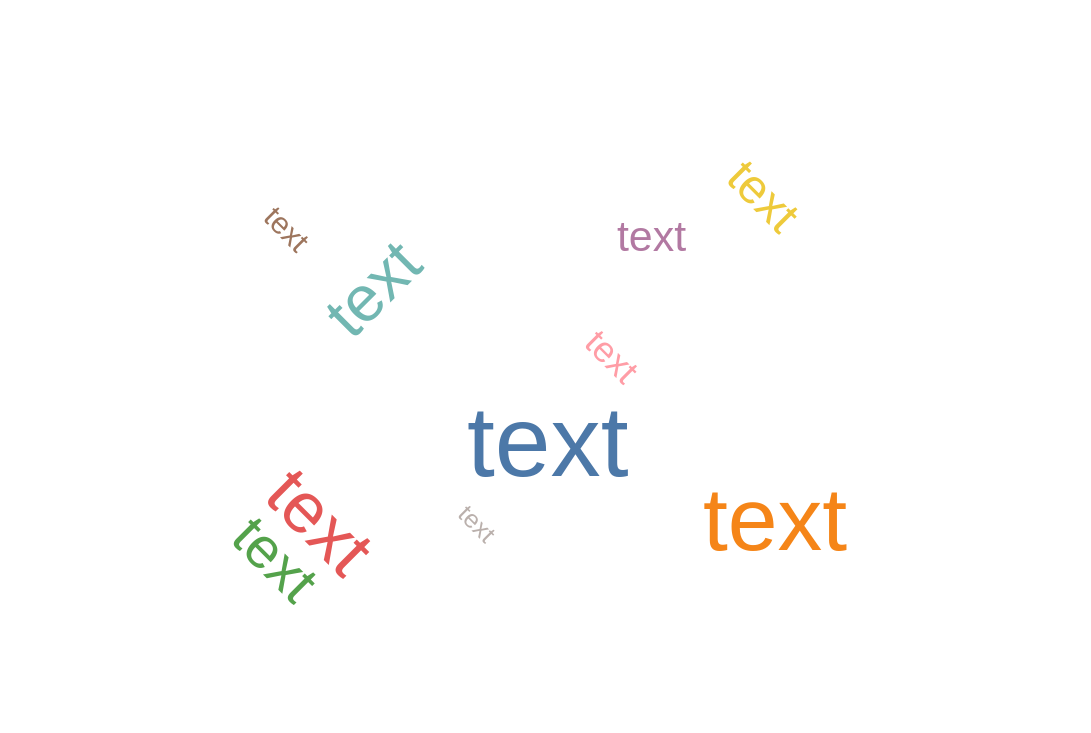

Write the Vega-Lite specification saved for this chart.
### Vega specification from a JSON file in a GitHub repository (floating-point values rounded to 4 significant figures)
{"$schema": "https://vega.github.io/schema/vega/v6.json", "description": "A word cloud with no text encoding — all words show the constant 'text' placeholder.", "background": "white", "padding": 5, "width": 600, "height": 400, "style": "view", "data": [{"name": "source_0", "values": [{"category": "A", "count": 80}, {"category": "B", "count": 72}, {"category": "C", "count": 60}, {"category": "D", "count": 55}, {"category": "E", "count": 50}, {"category": "F", "count": 45}, {"category": "G", "count": 42}, {"category": "H", "count": 38}, {"category": "I", "count": 35}, {"category": "J", "count": 32}]}], "marks": [{"name": "marks", "type": "text", "style": ["wordcloud"], "from": {"data": "source_0"}, "encode": {"update": {"fill": {"scale": "color", "field": "category"}, "ariaRoleDescription": {"value": "wordcloud"}, "description": {"signal": "\"category: \" + (isValid(datum[\"category\"]) ? isArray(datum[\"category\"]) ? join(datum[\"category\"], ' ') : datum[\"category\"] : \"\"+datum[\"category\"]) + \"; count: \" + (format(datum[\"count\"], \"\"))"}, "text": {"value": "text"}, "align": {"value": "center"}, "baseline": {"value": "alphabetic"}, "x": {"field": "x"}, "y": {"field": "y"}, "fontSize": {"field": "fontSize"}, "angle": {"field": "rotate"}, "font": {"field": "font"}, "fontStyle": {"field": "fontStyle"}, "fontWeight": {"field": "fontWeight"}}}, "transform": [{"type": "wordcloud", "size": [{"signal": "width"}, {"signal": "height"}], "text": {"field": "datum.text"}, "fontSize": {"field": "datum.count"}, "fontSizeRange": [14, 56], "rotate": {"expr": "~~(random() * 3) * 45 - 45"}, "padding": 2}]}], "scales": [{"name": "color", "type": "ordinal", "domain": {"data": "source_0", "field": "category", "sort": true}, "range": "category"}]}
